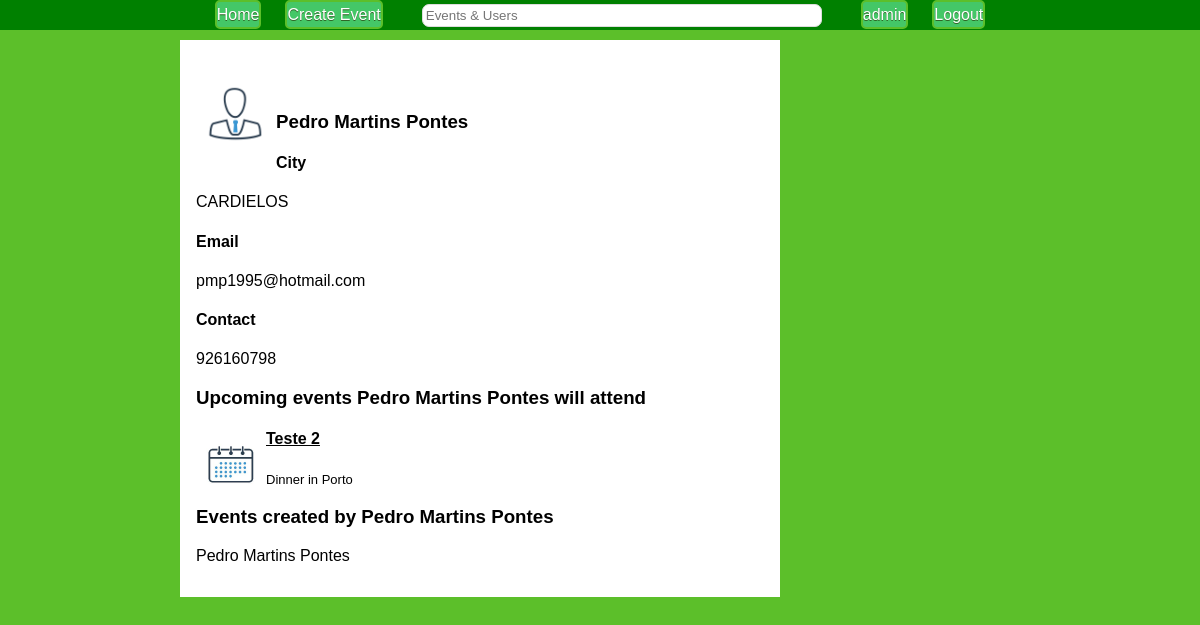
Screenshot of /?user=pp (signed in) with the database file from the repository.
### tables this page shows
CREATE TABLE User(
	username TEXT PRIMARY KEY,
	password TEXT NOT NULL,
	name TEXT NOT NULL,
	email TEXT NOT NULL,
	phoneNumber TEXT,
	city TEXT NOT NULL
);

CREATE TABLE Event(
	id INTEGER PRIMARY KEY,
	creator NOT NULL REFERENCES User(username) ON DELETE CASCADE,
	nameTag TEXT NOT NULL,
	type REFERENCES EventType(eventType) NOT NULL,
	description TEXT NOT NULL,
	time TEXT NOT NULL,
	city TEXT NOT NULL,
	address TEXT,
	imageURL TEXT,
	publicEvent INTEGER NOT NULL,
	CONSTRAINT ck_public CHECK (publicEvent = 0 OR publicEvent = 1)
);

### database/users.php (called while the page is built, shortened)
<?php
include_once('connection.php');
function userExists($username){
	global  $db;
	$stmt = $db->prepare('SELECT username FROM User WHERE username = :username');
	$stmt->bindParam(':username', $username, PDO::PARAM_STR);
	try{
    $stmt->execute();
		return true;
  } catch(PDOException $e) {
    return "error";
  }
}
function getUser($username){
	global $db;
	$stmt = $db->prepare('SELECT username, city, name, phoneNumber, email FROM User WHERE username = :username');
	$stmt->bindParam(':username', $username, PDO::PARAM_STR);
	try{
		$stmt->execute();
		$result = $stmt->fetch();
		return $result;
	} catch(PDOException $e){
		return false;
	}
}
?>

### database/user_data.php (called while the page is built, shortened)
<?php
  include_once("users.php");
  if(isset($_GET['user'])){
    $checkExistance = userExists($_GET['user']);
    if($checkExistance == true){
      $userData = getUser($_GET['user']);
      if($userData == false){
        $result = array("error" => "user data corrupted");
        return;
      } else {
        $dataArray = array("username" => $userData['username'],
                          "name" => $userData['name'],
                          "email" => $userData['email'],
                          "phoneNumber" => $userData['phoneNumber'],
                          "city" => $userData['city']);
        if(isset($_SESSION['username'])){
          if($_GET['user'] == $_SESSION['username']){
            $result = array("same" => $dataArray);
          } else {
            $result = array("different" => $dataArray);
          }
        } else {
          $result = array("different" => $dataArray);
        }
      }
    } else $result = array("error" => "no such user");
  } else $result = array("error" => "no such user");
 ?>

### database/events.php (called while the page is built, shortened)
<?php
include_once('connection.php');
function getLimitedUserAttendance($username, $maxEvents, $offset){
	global $db;
	$stmt = $db->prepare('SELECT * FROM  Event WHERE id in (SELECT eventId FROM Attending WHERE username = :username ORDER BY eventId DESC) ORDER BY id DESC LIMIT :maxEvents OFFSET :offset');
	$stmt->bindParam(':maxEvents', $maxEvents, PDO::PARAM_INT);
	$stmt->bindParam(':offset', $offset, PDO::PARAM_INT);
	$stmt->bindParam(':username', $username, PDO::PARAM_STR);
	try{
   		$stmt->execute();
   		return $stmt->fetchAll();
  	} catch(PDOException $e) {
    	return false;
  	}
}
function getLimitedUserCreations($username, $maxEvents, $offset){
	global $db;
	$stmt = $db->prepare('SELECT * FROM Event WHERE creator = :username ORDER BY id DESC LIMIT :maxEvents OFFSET :offset');
	$stmt->bindParam(':maxEvents', $maxEvents, PDO::PARAM_INT);
	$stmt->bindParam(':offset', $offset, PDO::PARAM_INT);
	$stmt->bindParam(':username', $username, PDO::PARAM_STR);
	try{
   		$stmt->execute();
   		return $stmt->fetchAll();
  	} catch(PDOException $e) {
    	return false;
  	}
}
?>

### templates/user_page.php (the view, shortened to what this page needs)
<div id="user_page">
    <br>
    <img src="res/user.png" width="60" height="60"> <br>
<?php
  if(isset($result['different'])) $data = $result['different'];
  if(isset($result['same']) || isset($result['different'])){
    $attendance = getLimitedUserAttendance($data['username'], 4, 0);
    $creations = getLimitedUserCreations($data['username'], 4, 0);
   ?>
   <h3><?=$data['name']?></h3>
   <h4>City</h4><label><?=$data['city']?></label>
   <h4>Email </h4><label><?=$data['email']?></label>
  <?php if($data["phoneNumber"] != "" && $data['phoneNumber'] != null){ ?>
     <h4>Contact </h4><label><?=$data['phoneNumber']?></label>
  <?php } if(isset($result['same'])){ ?>
      <br><br>
     <form id="editForm" method='post' action='edit_user.php'>
       <input name='username' type='text' value='<?=$data['username']?>' hidden>
       <input id='editUser' value='Edit account' type='submit'></form>
      <form id="deleteForm" method='post' action='database/action_delete_user.php'>
       <input name='username' type='text' value='<?=$data['username']?>' hidden>
       <input id='deleteUser' value='Cancel account' type='submit'></form>
  <?php } ?>
      <h3>Upcoming events <?=$data['name']?> will attend</h3>
      <div id="attendance" class="events">
      <?php if(count($attendance) > 0){
        $count = (count($attendance) < 4) ? count($attendance) : 3;
        for($i = 0; $i < $count; $i++){?>
          <div class="singleEvent">
            <img src="images/thumbs_small/<?=$attendance[$i]['imageURL']?>" width="50" height="50">
            <h4><a href="./?event=<?=$attendance[$i]['id']?>"><?=$attendance[$i]['nameTag']?></a></h4>
            <p class="eventDesc"><?=$attendance[$i]['type']?> in <?=$attendance[$i]['city']?></p>
          </div>
        <?php }
        if(count($attendance) == 4){?>
        <?php }
      } else echo '<p>' . $data['name'] . '</p>'?></div>
      <h3>Events created by <?=$data['name']?></h3>
      <div id="creations" class="events">
      <?php if(count($creations) > 0){
        $count = (count($creations) < 4) ? count($creations) : 3;
        for($i = 0; $i < $count; $i++){?>
          <div class="singleEvent">
            <img src="images/thumbs_small/<?=$creations[$i]['imageURL']?>" width="50" height="50">
            <h4><a href="./?event=<?=$creations[$i]['id']?>"><?=$creations[$i]['nameTag']?></a></h4>
            <p class="eventDesc"><?=$creations[$i]['type']?> in <?=$creations[$i]['city']?></p>
          </div>
        <?php }
        if(count($creations) == 4){?>
          <button>Show More</button>
        <?php }
      } else echo '<p>' . $data['name'] . '</p>'?></div>
<?php } else {?>
  <p>No user with this name was found in the database...</p>
<?php } ?>
</div>

### style/header_style.css (style rules this page uses)
* { -webkit-box-sizing: border-box; -moz-box-sizing: border-box; box-sizing: border-box; }
html, body { margin: 0em; padding: 0em; background-color: #5cbf2a; }
body { margin-top: 40px; }

### style/user_page_style.css (style rules this page uses)
html, body { margin: 0em; padding: 0em; background-color: #5cbf2a; }
body { margin-top: 40px; }
div#user_page { padding: 1em; background-color: #ffffff; position:relative; top: 10%; bottom: 10%; left: 15%; right: 15%; width: 50%; font-family: "Helvetica", Arial, sans-serif; }
div#user_page a:link { color: black; font-weight: bold; font-family: "Helvetica", Arial, sans-serif; }
label { display: inline; font-weight: normal; }
p.eventDesc { font-size: small; display: inline; font-weight: normal; }
img { float: left; margin: 10px 10px 10px 10px; }

### rows the page displays
user: name "Pedro Martins Pontes", city "CARDIELOS", email "pmp1995@hotmail.com", phoneNumber "926160798"
event: imageURL (placeholder picture), nameTag "Teste 2", type "Dinner", city "Porto"

### other values shown
$_SESSION['username'] "admin"
